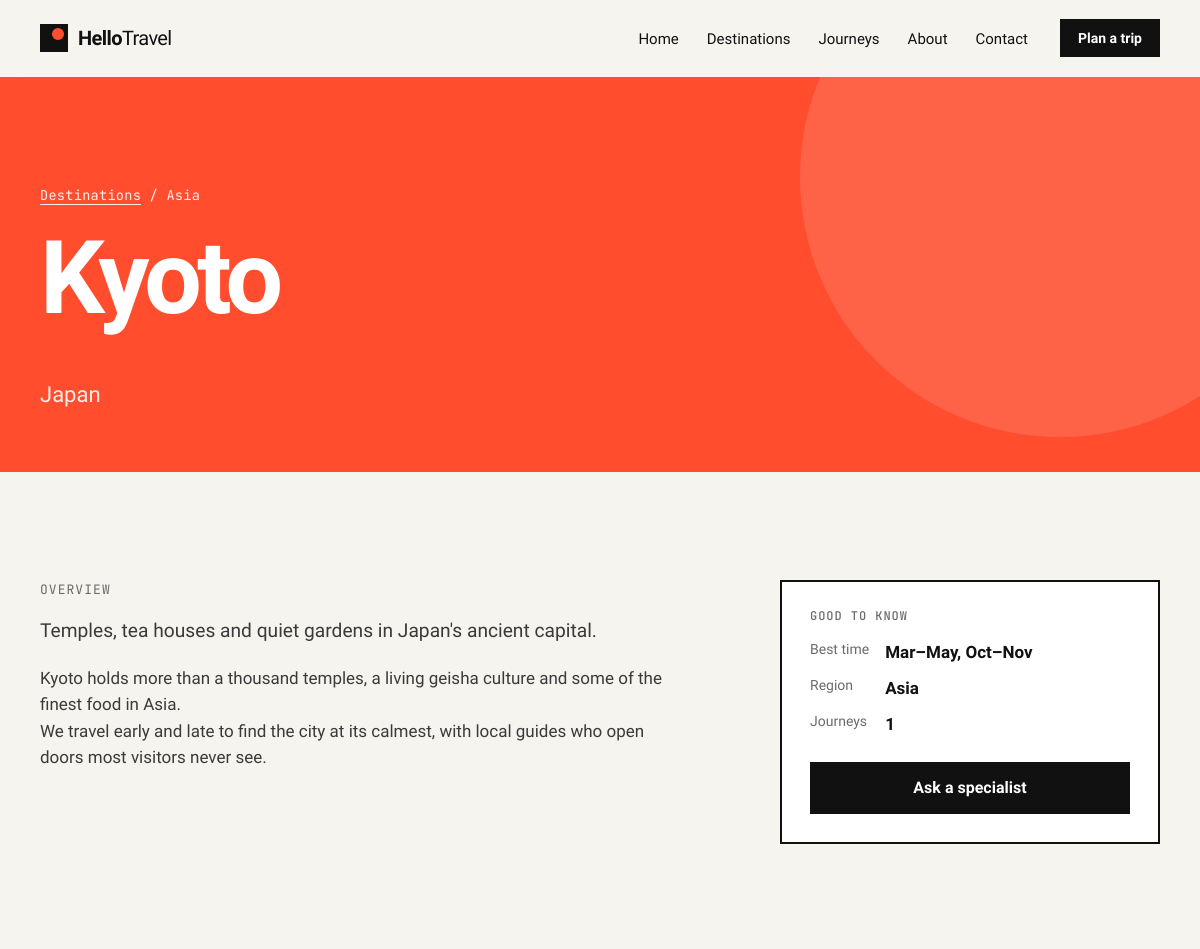
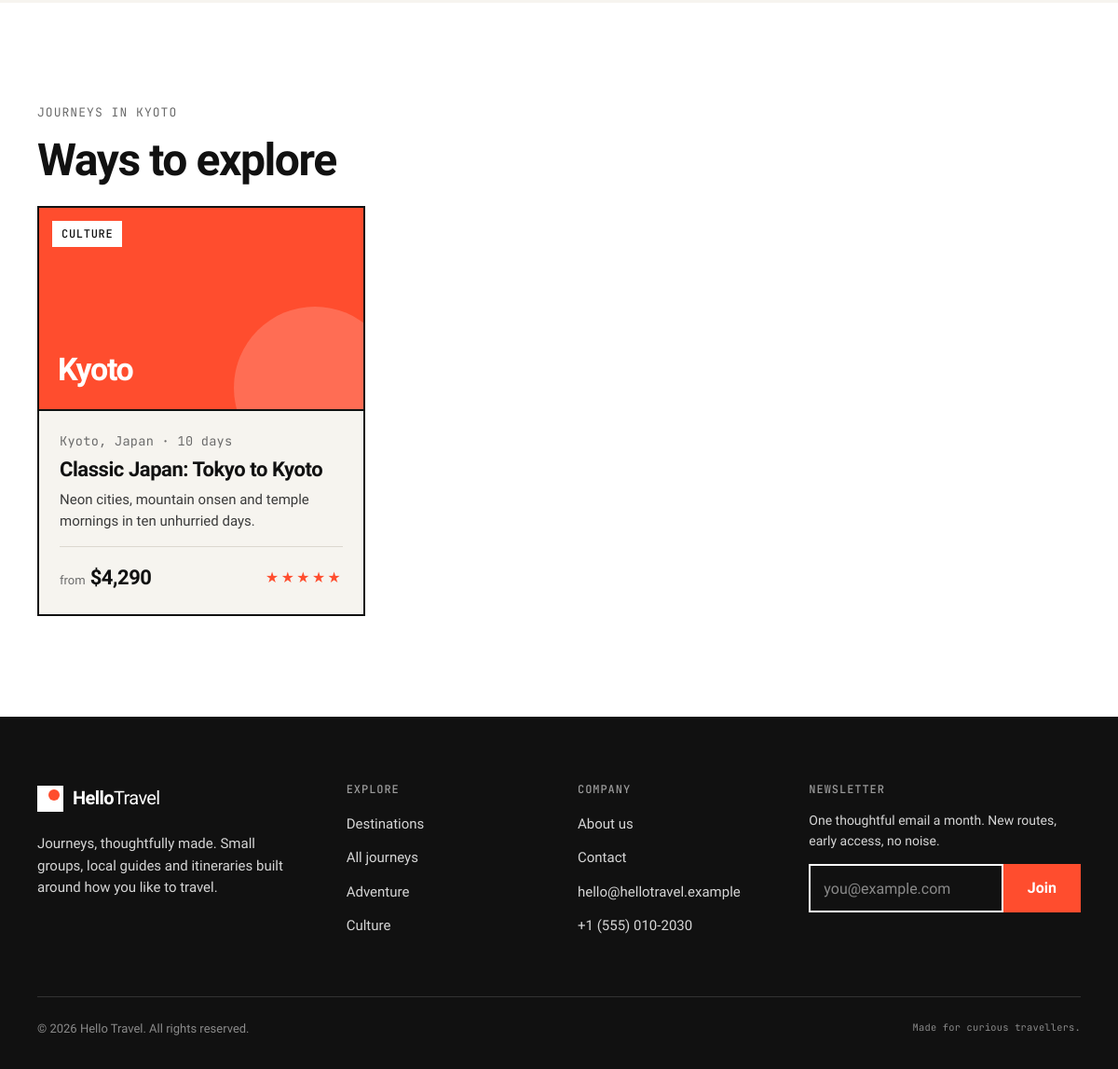
Page /destination.php?slug=kyoto on the committed database (2 pictures, top to bottom).
### tables this page shows
CREATE TABLE destinations (
    id           INT UNSIGNED AUTO_INCREMENT PRIMARY KEY,
    slug         VARCHAR(120) NOT NULL UNIQUE,
    name         VARCHAR(120) NOT NULL,
    country      VARCHAR(120) NOT NULL,
    region       VARCHAR(60)  NOT NULL,
    summary      VARCHAR(300) NOT NULL,
    description  TEXT         NOT NULL,
    best_time    VARCHAR(120) NOT NULL DEFAULT 'Year-round',
    image_url    VARCHAR(500) NULL,
    accent_color VARCHAR(7)   NOT NULL DEFAULT '#1d3cff',
    is_featured  TINYINT(1)   NOT NULL DEFAULT 0,
    is_active    TINYINT(1)   NOT NULL DEFAULT 1,
    sort_order   INT          NOT NULL DEFAULT 0,
    created_at   DATETIME     NOT NULL DEFAULT CURRENT_TIMESTAMP,
    INDEX idx_dest_region (region)
);

CREATE TABLE packages (
    id             INT UNSIGNED AUTO_INCREMENT PRIMARY KEY,
    destination_id INT UNSIGNED NOT NULL,
    slug           VARCHAR(160) NOT NULL UNIQUE,
    title          VARCHAR(160) NOT NULL,
    summary        VARCHAR(300) NOT NULL,
    description    TEXT         NOT NULL,
    highlights     TEXT         NULL COMMENT 'One per line',
    included       TEXT         NULL COMMENT 'One per line',
    style          VARCHAR(40)  NOT NULL,
    duration_days  SMALLINT UNSIGNED NOT NULL,
    group_size     SMALLINT UNSIGNED NOT NULL DEFAULT 12,
    price          DECIMAL(10,2) NOT NULL,
    currency       CHAR(3)      NOT NULL DEFAULT 'USD',
    rating         DECIMAL(2,1) NOT NULL DEFAULT 5.0,
    image_url      VARCHAR(500) NULL,
    accent_color   VARCHAR(7)   NOT NULL DEFAULT '#1d3cff',
    is_featured    TINYINT(1)   NOT NULL DEFAULT 0,
    is_active      TINYINT(1)   NOT NULL DEFAULT 1,
    created_at     DATETIME     NOT NULL DEFAULT CURRENT_TIMESTAMP,
    INDEX idx_pkg_style (style),
    INDEX idx_pkg_price (price),
    CONSTRAINT fk_pkg_dest FOREIGN KEY (destination_id) REFERENCES destinations(id) ON DELETE CASCADE
);

### includes/db.php (called while the page is built)
<?php
function db(): PDO
{
    static $pdo = null;
    if ($pdo === null) {
        $pdo = new PDO(DB_DSN, DB_USER, DB_PASS, [
            PDO::ATTR_ERRMODE            => PDO::ERRMODE_EXCEPTION,
            PDO::ATTR_DEFAULT_FETCH_MODE => PDO::FETCH_ASSOC,
            PDO::ATTR_EMULATE_PREPARES   => false,
        ]);
    }
    return $pdo;
}

### destination.php (the view, shortened to what this page needs)
<?php
$slug = isset($_GET['slug']) && is_string($_GET['slug']) ? $_GET['slug'] : '';
$st = db()->prepare('SELECT * FROM destinations WHERE slug = ? AND is_active = 1');
$st->execute([$slug]);
$destination = $st->fetch();
$packages = get_packages(['destination_id' => $destination['id']]);
require __DIR__ . '/includes/header.php';
?>
<section class="detail-hero" style="--tile: <?= e($destination['accent_color']) ?>">
    <div class="container">
        <nav class="crumbs mono" aria-label="Breadcrumb"><a href="<?= e(url('destinations.php')) ?>">Destinations</a> / <?= e($destination['region']) ?></nav>
        <h1 class="display-xl"><?= e($destination['name']) ?></h1>
        <p class="detail-sub"><?= e($destination['country']) ?></p>
    </div>
</section>
<section class="section">
    <div class="container detail-grid">
        <div>
            <p class="eyebrow">Overview</p>
            <p class="lede"><?= e($destination['summary']) ?></p>
            <div class="prose"><?= nl2br(e($destination['description'])) ?></div>
        </div>
        <aside class="fact-box">
            <h2 class="footer-title">Good to know</h2>
            <dl>
                <dt>Best time</dt><dd><?= e($destination['best_time']) ?></dd>
                <dt>Region</dt><dd><?= e($destination['region']) ?></dd>
                <dt>Journeys</dt><dd><?= count($packages) ?></dd>
            </dl>
            <a class="btn btn-primary btn-block" href="<?= e(url('contact.php', ['destination' => $destination['name']])) ?>">Ask a specialist</a>
        </aside>
    </div>
</section>
<section class="section section-alt">
    <div class="container">
        <p class="eyebrow">Journeys in <?= e($destination['name']) ?></p>
        <h2 class="display-md">Ways to explore</h2>
        <?php if ($packages): ?>
            <div class="card-grid">
                <?php foreach ($packages as $p) { include __DIR__ . '/includes/package-card.php'; } ?>
            </div>
        <?php else: ?>
            <p class="empty">No scheduled journeys yet — <a href="<?= e(url('contact.php', ['destination' => $destination['name']])) ?>">ask us to build one for you</a>.</p>
        <?php endif; ?>
    </div>
</section>
<?php require __DIR__ . '/includes/footer.php'; ?>

### includes/package-card.php (shortened to what this page needs)
<article class="card package-card">
    <a class="card-media" href="<?= e(url('package.php', ['slug' => $p['slug']])) ?>" style="--tile: <?= e($p['accent_color'] ?? '#1d3cff') ?>">
        <?php if (!empty($p['image_url'])): ?>
            <img src="<?= e($p['image_url']) ?>" alt="<?= e($p['title']) ?>" loading="lazy">
        <?php else: ?>
            <span class="tile-label" aria-hidden="true"><?= e($p['destination_name']) ?></span>
        <?php endif; ?>
        <span class="badge"><?= e($p['style']) ?></span>
    </a>
    <div class="card-body">
        <p class="card-kicker mono"><?= e($p['destination_name']) ?>, <?= e($p['country']) ?> · <?= (int) $p['duration_days'] ?> days</p>
        <h3 class="card-title"><a href="<?= e(url('package.php', ['slug' => $p['slug']])) ?>"><?= e($p['title']) ?></a></h3>
        <p class="card-text"><?= e($p['summary']) ?></p>
        <div class="card-foot">
            <span class="price"><small>from</small> <?= e(money((float) $p['price'], $p['currency'])) ?></span>
            <?= stars((float) $p['rating']) ?>
        </div>
    </div>
</article>

### includes/functions.php (shortened to what this page needs)
<?php
function e(?string $value): string
{
    return htmlspecialchars((string) $value, ENT_QUOTES | ENT_SUBSTITUTE, 'UTF-8');
}
function url(string $path = '', array $query = []): string
{
    $u = BASE_URL . '/' . ltrim($path, '/');
    return $query ? $u . '?' . http_build_query($query) : $u;
}
function money(float $amount, string $currency = 'USD'): string
{
    $symbols = ['USD' => '$', 'EUR' => '€', 'GBP' => '£', 'INR' => '₹'];
    return ($symbols[$currency] ?? $currency . ' ') . number_format($amount, 0);
}
function get_packages(array $filters = [], ?int $limit = null): array
{
    $sql = 'SELECT p.*, d.name AS destination_name, d.slug AS destination_slug, d.country
            FROM packages p JOIN destinations d ON d.id = p.destination_id
            WHERE p.is_active = 1';
    $params = [];
    if (!empty($filters['destination_id'])) {
        $sql .= ' AND p.destination_id = ?';
        $params[] = (int) $filters['destination_id'];
    }
    $order = [
        'price_asc'  => 'p.price ASC',
        'price_desc' => 'p.price DESC',
        'duration'   => 'p.duration_days ASC',
    ][$filters['sort'] ?? ''] ?? 'p.is_featured DESC, p.rating DESC';
    $sql .= ' ORDER BY ' . $order;
    $st = db()->prepare($sql);
    $st->execute($params);
    return $st->fetchAll();
}
function stars(float $rating): string
{
    $full = (int) round($rating);
    return '<span class="stars" aria-label="' . e(number_format($rating, 1)) . ' out of 5">'
        . str_repeat('★', $full) . '<span class="stars-dim">' . str_repeat('★', 5 - $full) . '</span></span>';
}

### rows in the picture
destinations: region "Asia", name "Kyoto", country "Japan", summary "Temples, tea houses and quiet gardens in Japan's ancient capital.", description "Kyoto holds more than a thousand temples, a living geisha culture and some of the finest food in Asia. We travel early and late to find the city at its calmest, with local guides who open doors most visitors never see.", best_time "Mar–May, Oct–Nov", name "KYOTO"
packages: destination.name "Kyoto", style "CULTURE", destination.country "Japan", duration_days "10", title "Classic Japan: Tokyo to Kyoto", summary "Neon cities, mountain onsen and temple mornings in ten unhurried days.", money((float) $p['price'], $p['currency']) "$4,290"

### other values in the picture
$label "Home"
$label "Destinations"
$label "Journeys"
$label "About"
$label "Contact"
count($packages) "1"
SITE_TAGLINE "Journeys, thoughtfully made."
SITE_EMAIL "hello@hellotravel.example"
SITE_PHONE "+1 (555) 010-2030"
SITE_NAME "Hello Travel"
